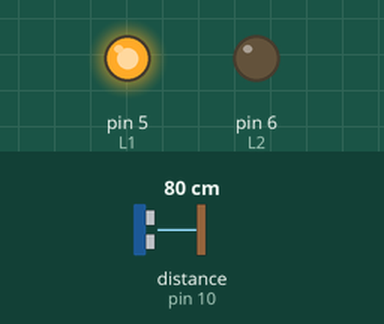
Recording of a sketch running on a simulated Arduino Uno, built with avr-gcc and run on an emulated ATmega328P. Shown: output pins drawn as LEDs (lit = HIGH). Wiring (inferred from the names in the program): ultrasonic range finder: trigger pin 9; echo pin 10. Inputs (shaded band) come from the test bench; at power-on: distance to the obstacle (sensor on pin 10) 80 cm. The echo pulse lasts 58.3 µs per cm; pins used as bus, display or sensor lines are not drawn.

Above: at 1.2 s.
1.3 s: distance to the obstacle (sensor on pin 10) set to 23 cm
2.8 s: distance to the obstacle (sensor on pin 10) set to 19 cm
At 3.6 s:
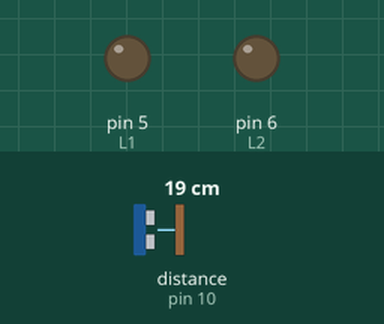
5.8 s: distance to the obstacle (sensor on pin 10) set to 35 cm
At 7.0 s:
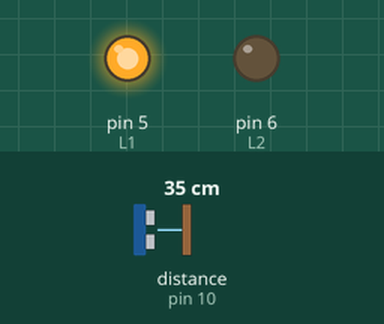
7.3 s: distance to the obstacle (sensor on pin 10) set to 2 cm
At 8.1 s:
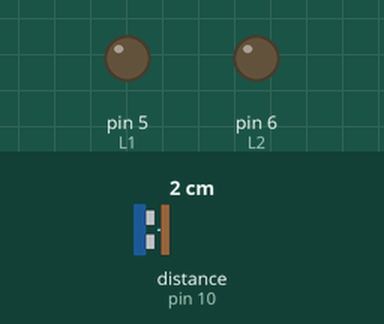
Timing chart, 0 to 10.3 s (numbered marks = the images above; inputs shaded):
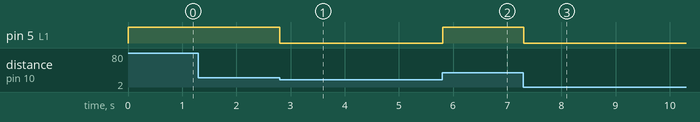

Measured:
- the behaviour switches between 21 and 20 cm on distance to the obstacle (sensor on pin 10) (found by bisection; images 0 and 1)
- after the input at 1.3 s, every drawn part: stays the same
- after the input at 2.8 s, pin 5 (L1): HIGH → LOW at once
- after the input at 5.8 s, pin 5 (L1): LOW → HIGH at once
- after the input at 7.3 s, pin 5 (L1): HIGH → LOW at once

The sketch:

Obstacle_detector.ino
```cpp
// Motor driver pins
const int L1 = 5;
const int L2 = 6;
const int R1 = 3;
const int R2 = 4;

//Ultrasonic device pins
const int trigPin = 9;
const int echoPin = 10;
// variables for ultrasonic
long duration;
int distance;

void setup() {
  pinMode(L1,OUTPUT);
  pinMode(L2,OUTPUT);
  pinMode(R1,OUTPUT);
  pinMode(R2,OUTPUT);

  pinMode(trigPin, OUTPUT);
  pinMode(echoPin, INPUT);

}

void loop() {

  forward();
  distance=ultrasonic_check();
  if(distance<20)
  {
    right();
    delay(1000);
  }


}

void forward(){
  digitalWrite(L1,HIGH);
  digitalWrite(L2,LOW);
  digitalWrite(R1,HIGH);
  digitalWrite(R2,LOW);
}
void right(){
  digitalWrite(L1,LOW);
  digitalWrite(L2,LOW);
  digitalWrite(R1,HIGH);
  digitalWrite(R2,LOW);
}

int ultrasonic_check(){
// Clears the trigPin
digitalWrite(trigPin, LOW);
delayMicroseconds(2);
// Sets the trigPin on HIGH state for 10 micro seconds
digitalWrite(trigPin, HIGH);
delayMicroseconds(10);
digitalWrite(trigPin, LOW);
// Reads the echoPin, returns the sound wave travel time in microseconds
duration = pulseIn(echoPin, HIGH);
// Calculating the distance
distance= duration*0.034/2;
return distance;
}
```
